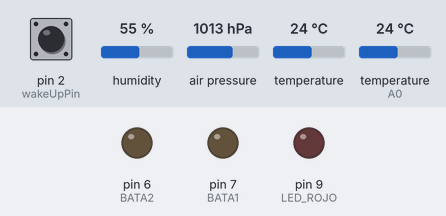
A sketch run on a simulated Arduino Uno, built with avr-gcc and run on an emulated ATmega328P. Shown: output pins drawn as LEDs (lit = HIGH). The test bench sets the inputs (shaded band); at power-on: pin 2 (wakeUpPin) HIGH, humidity 55 %, air pressure 1013 hPa, temperature 24 °C, temperature (sensor on A0) 24 °C. The local clock reads 2024-03-15 10:24:30 at power-on unless the sketch sets it; storage starts empty.

Above: at 5.5 s.
At 8.07 s:
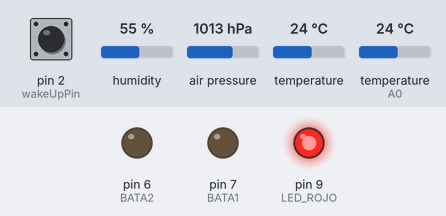
Timing chart, 0 to 9.6 s (numbered marks = the images above):
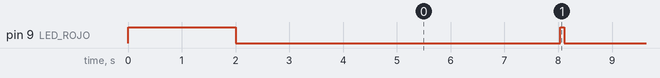

The sketch:

AMENAN1_d.ino
```cpp
 // ----------------------------------------------------------------------------------------------------------------
//
//  Este firmware es para guardar en SD un archivo con tramas de datos (índice, fecha/hora, sensor T y H, pulsado),
//  saliendo de modo sleep al pulsar y esperar mientras se esté pulsando antes de dormirse (ver los comentarios para ajustar el intervalo).
//
// ----------------------------------------------------------------------------------------------------------------


// Librería bajo consumo (sleep)
#include "LowPower.h"

// Librería para acceder al bus I2C (RTC, ArduCam, BMP180)
#include <Wire.h>

// Para el sensor de presión
#include <Adafruit_BMP085.h>

Adafruit_BMP085 bmp;


// dirección en el bus I2C del RTC
const int DS3231 = 0x68;

// Pin 2 para despertar al micro
const int wakeUpPin = 2;

// constante que define cuantos segundos estará dormido antes de despertarse y medir
const int intervalo = 5;
volatile int cantidad_segundos = 0;

// constante que va en la primera columna de la trama grabada en la SD, desconozco su funcionalidad, pedida por SP.
//const byte CONSTANTE = 99;      // Número constante entre 00 y 99
const char CONSTANTE[3] = "0D";

// librerías para usar la SD
#include <SPI.h>
#include <SD.h>
// librerías para usar el sensor de humedad
#include "Adafruit_Sensor.h"
#include <DHT.h>
#include <DHT_U.h>

#define DHTPIN            A0        // Pin de comunicación con el sensor.
#define DHTTYPE           DHT22     // DHT 22 (o el AM2302 que tenemos), define el tipo de sensor de humedad
#define SD_CS             10        // alias del pin conectado a CS de la SD
#define LED_ROJO          9         // alias del pin del led rojo

#define BATA1             7
#define BATA2             6

DHT_Unified dht(DHTPIN, DHTTYPE);


// Inicializar variables de fecha y hora
byte segundo = 0;
byte minuto = 0;
byte hora = 0;
byte mes = 0;
byte anio = 0;
byte weekday = 0;
byte dia = 0;


// Nombre del archivo donde se dejarán las tramas
char str[] = "tramas.txt";
volatile int contador = 0;    // cuenta de pulsados
int indice = 0;               // índice de tramas

// ------------------------------------------------------ PROCEDIMIENTOS -----------------------------------------------------------------------
void obtenerFechaHora()
{
  Wire.beginTransmission(DS3231);
  Wire.write(byte(0));
  Wire.endTransmission();
  Wire.requestFrom(DS3231, 7);
  segundo = bcd2Dec(Wire.read());
  minuto = bcd2Dec(Wire.read());
  hora = bcd2Dec(Wire.read());
  weekday = bcd2Dec(Wire.read());
  dia = bcd2Dec(Wire.read());
  mes = bcd2Dec(Wire.read());
  anio = bcd2Dec(Wire.read());
}

// --------------------------------------------

byte bcd2Dec(byte val)
{
  return ((val/16*10) + (val%16));
}

// --------------------------------------------

void crear_archivo()
{
  File outFile;
  // Abrir archivo
  outFile = SD.open(str, FILE_WRITE);
  if(!outFile){
    Serial.println(F("No se pudo abrir el archivo"));
    return;
  }
  outFile.println(F("Encabezado archivo cuenta evento pines y sensor"));
  //outFile.println(F("   INDICE   FECHA      HORA       TEMP        HUM%  PULSADOS"));

  // Para cuando esté el sensor de presión
  outFile.println(F("  INDICE    FECHA         HORA     TEMP        HUM%   TEMP2      PRESION  PULSADOS"));


  // Cerrar archivo
  outFile.close();
}

// --------------------------------------------

void grabar_datos_archivo()
{
  char buffer1[3];
  char buffer2[5];
  File outFile;
  outFile = SD.open(str, FILE_WRITE);
  if (!outFile) {
    Serial.println(F("No se pudo abrir el archivo"));
    return;
  }
  obtenerFechaHora();
  //sprintf(buffer1, "%02d", CONSTANTE);
  //outFile.print(buffer1);
  outFile.print(CONSTANTE);
  outFile.print(F(" "));
  sprintf(buffer2, "%04d", indice);
  outFile.print(buffer2);
  indice = indice + 1;
  outFile.print(F(" - "));
  outFile.print("20");
  outFile.print(anio);
  outFile.print(F("/"));
  sprintf(buffer1, "%02d", mes);
  outFile.print(buffer1);
  outFile.print(F("/"));
  sprintf(buffer1, "%02d", dia);
  outFile.print(buffer1);
  outFile.print(F(" - "));
  sprintf(buffer1, "%02d", hora);
  outFile.print(buffer1);
  outFile.print(F(":"));
  sprintf(buffer1, "%02d", minuto);
  outFile.print(buffer1);
  outFile.print(F(":"));
  sprintf(buffer1, "%02d", segundo);
  outFile.print(buffer1);
  outFile.print(F(" - "));


  // Leer sensor de humedad y temperatura AM2302
  sensors_event_t event;
  // Temperatura
  dht.temperature().getEvent(&event);
  if (isnan(event.temperature)) {
    Serial.println(F("Error leyendo temperatura!"));
  }
  else {
    outFile.print(event.temperature);
    outFile.print(F(" *C"));
  }
  // Humedad
  dht.humidity().getEvent(&event);
  if (isnan(event.relative_humidity)) {
    Serial.println(F("Error leyendo humedad!"));
  }
  else {
    outFile.print(F(" - "));
    outFile.print(event.relative_humidity);
    outFile.print(F("%"));
    outFile.print(F(" - "));
    }


// Leer sensor de presión y temperatura BMP180
    outFile.print(bmp.readTemperature());
    outFile.print(F(" *C - "));
    outFile.print((bmp.readPressure())/100);
    outFile.print(F(" hPa - "));

    sprintf(buffer1, "%02d", contador);
    outFile.println(buffer1);

  // Cerrar archivo
  outFile.close();
}


void chequeoBata()
{
  int val = 0;
  val = analogRead(6);    // leer entrada analógica
  if (val <= 555){        // se está agotando, conmutar
    digitalWrite(BATA2,HIGH);     // esta línea hace entrar a la BATA2
    digitalWrite(BATA1,HIGH);     // y esta hace salir a la BATA1, a pesar de q las instrucciones son iguales, la electrónica NO LO ES.
  }


}


// =============================================================== CÓDIGO DE ARRANQUE ========================================================

void setup()
{
  analogReference(EXTERNAL);   //TIENE QUE SER LA PRIMERA INSTRUCCIÓN POR CUESTIONES INTERNAS DEL MICRO

  // Inicializar I2C
  Wire.begin();
  // Configure wake up pin as input.
  // This will consumes few uA of current.
  pinMode(wakeUpPin, INPUT_PULLUP);

  //iniciar la salida serial de debug
  Serial.begin(9600);

  //pin CS a la SD definido como salida
  pinMode(SD_CS,OUTPUT);
  // initializar SPI
  SPI.begin();

  pinMode(3, INPUT_PULLUP);
  pinMode(4, INPUT_PULLUP);

  pinMode(BATA1, OUTPUT);
  pinMode(BATA2, OUTPUT);


  pinMode(LED_ROJO, OUTPUT);
  // prender 2 segs el led rojo
  digitalWrite(LED_ROJO,HIGH);
  delay(2000);    //2 segs
  digitalWrite(LED_ROJO,LOW);

  // inicializar sensor de humedad y temperatura
  dht.begin();

  // inicializar sensor de presión y temperatura
  bmp.begin();

  //Inicializar SD
  while(!SD.begin(SD_CS)){
    Serial.println(F("¡Error de SD!"));delay(1000);
  }
  crear_archivo();
  delay(1000);

  // Habilitar la interrupción que se producirá al oprimirse el botón conectado al pin 2
  attachInterrupt(0, wakeUp, FALLING);
}


// ------------------------- este código se ejecuta cdo se pulsa el pulsador, ES UNA INTERRUPCIÓN -------------------
void wakeUp()
{
    contador = contador + 1;
}
// -----------------------------------------------------------------------------------------------------------------


// ================================================== FOREVER LOOP ==================================================

void loop()
{

    for (cantidad_segundos = 0 ;  cantidad_segundos  <  intervalo ; cantidad_segundos++){
      LowPower.idle(SLEEP_1S, ADC_OFF, TIMER2_OFF, TIMER1_OFF,TIMER0_OFF, SPI_OFF, USART0_OFF, TWI_OFF);
    }


    // Si se despertó, medir y grabar
    digitalWrite(LED_ROJO,HIGH);
    // Carga útil, grabar datos en el archivo de la SD
    grabar_datos_archivo();
    delay(50);
    digitalWrite(LED_ROJO,LOW);
    // limpiar cuenta de eventos en pin entrada
    contador = 0;
}
```

Measured:
- by itself, pin 9 (LED_ROJO): repeats every 5.1 s: HIGH 0.08 s, LOW 5.0 s
